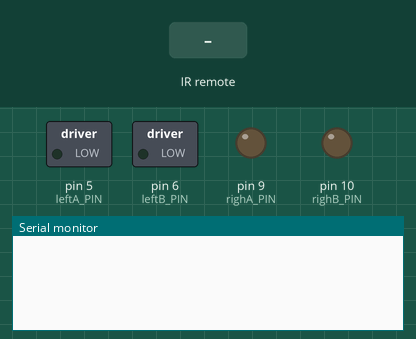
Recording of a sketch running on a simulated Arduino Uno, built with avr-gcc and run on an emulated ATmega328P. Shown: switched loads named in the sketch (green lamp = pin HIGH), output pins drawn as LEDs (lit = HIGH), the last lines printed to the serial monitor. Inputs (shaded band) come from the test bench.

Above: at 1.4 s.
1.5 s: infrared code 0xFF18E7 received
At 3.0 s:
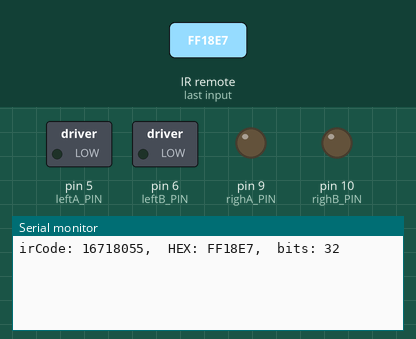
3.3 s: infrared code 0x3D9AE3F7 received
At 4.7 s:
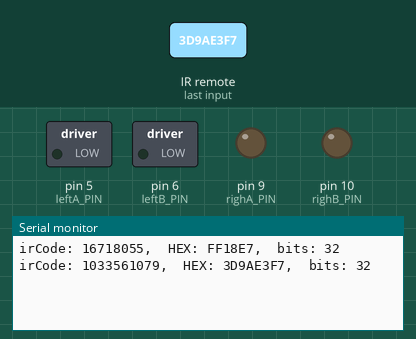
5.1 s: infrared code 0x1BC0157B received
At 6.1 s:
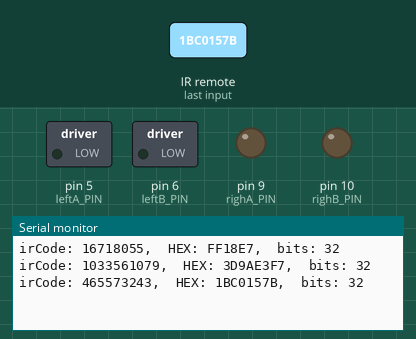

Measured:
- after the input at 1.5 s, the serial monitor: prints a new line after 0.30 s (image 1)
- after the input at 3.3 s, the serial monitor: prints a new line after 0.30 s (image 2)
- after the input at 5.1 s, the serial monitor: prints a new line after 0.31 s (image 3)

The sketch:

irec.ino
```cpp
#include <IRremote.h>  // 使用IRRemote函数库
///////////////选择///////////////
#define choose 1    //1为通过串口打印码值模式
//2为主函数运行模式


//-------------------------------------------------------------------//
//*******************************************************************//
///////////////////////////////////////////////////////////////////////
//////////////////////////////电机设置/////////////////////////////////
///////////////////////////////////////////////////////////////////////

#define leftA_PIN 5
#define leftB_PIN 6
#define righA_PIN 9
#define righB_PIN 10
void motor_pinint( );     //引脚初始化
void forward( );          //前进
void back( );             //后退
void turnLeftOrigin( );   //原地左
void turnRightOrigin( );  //原地右
void turnRightforword( ); //右前
void turnLeftforword( );  //左前
void turnLeftback( );     //左后
void turnRightback( );    //右后
void _stop();             //停车

//-------------------------------------------------------------------//
//*******************************************************************//
///////////////////////////////////////////////////////////////////////
//////////////////////////////红外遥控/////////////////////////////////
///////////////////////////////////////////////////////////////////////

const int irReceiverPin = 2;  // 红外接收器的 OUTPUT 引脚接在 PIN2 接口 定义irReceiverPin变量为PIN2接口
IRrecv irrecv(irReceiverPin); // 设置irReceiverPin定义的端口为红外信号接收端口
decode_results results;    // 定义results变量为红外结果存放位置
void rev(void);
void scan(void);

//-------------------------------------------------------------------------//

void setup()
{
  Serial.begin(9600); //9600（PC端使用）
  motor_pinint();        //电机引脚初始化
  irrecv.enableIRIn();   // 启动红外解码

}
void loop()
{


  if (choose == 1) scan();
  else if (choose == 2) rev();
}

/*电机引脚初始化*/
void motor_pinint( )
{
  pinMode (leftA_PIN, OUTPUT); //设置引脚为输出引脚
  pinMode (leftB_PIN, OUTPUT); //设置引脚为输出引脚
  pinMode (righA_PIN, OUTPUT); //设置引脚为输出引脚
  pinMode (righB_PIN, OUTPUT); //设置引脚为输出引脚
}
/**************************************************
  forward子函数——前进子函数
  函数功能：控制车前进
**************************************************/
void forward( )
{
  analogWrite(leftA_PIN, 180);
  analogWrite(leftB_PIN, 0);        //左轮前进
  analogWrite(righA_PIN, 180);
  analogWrite(righB_PIN, 0);        //右轮前进
}
/**************************************************
  back子函数——后退子函数
  函数功能：控制车后退
**************************************************/
void back( )
{
  analogWrite(leftA_PIN, 0);
  analogWrite(leftB_PIN, 180);       //左轮后退
  analogWrite(righA_PIN, 0);
  analogWrite(righB_PIN, 180);       //右轮后退
}
/**************************************************
  turnLeftOrigin子函数——原地左转子函数
  函数功能：控制车原地左转
**************************************************/
void turnLeftOrigin( )
{
  analogWrite(leftA_PIN, 0);
  analogWrite(leftB_PIN, 120);       //左轮后退
  analogWrite(righA_PIN, 120);
  analogWrite(righB_PIN, 0);         //右轮前进
}
/**************************************************
  turnRightOrigin子函数——原地右转子函数
  函数功能：控制车原地右转
**************************************************/
void turnRightOrigin( )
{
  analogWrite(leftA_PIN, 120);
  analogWrite(leftB_PIN, 0);       //左轮前进
  analogWrite(righA_PIN, 0);
  analogWrite(righB_PIN, 120);     //右轮后退
}
/**************************************************
  turnRightforword子函数——右前运动子函数
  函数功能：控制车右前
**************************************************/
void turnRightforword( )
{
  analogWrite(leftA_PIN, 200);
  analogWrite(leftB_PIN, 0);       //左轮快前进
  analogWrite(righA_PIN, 120);
  analogWrite(righB_PIN, 0);       //右轮慢前进
}
/**************************************************
  turnLeftforword子函数——左前运动子函数
  函数功能：控制车左前
**************************************************/
void turnLeftforword( )
{
  analogWrite(leftA_PIN, 120);
  analogWrite(leftB_PIN, 0);      //左轮慢前进
  analogWrite(righA_PIN, 200);
  analogWrite(righB_PIN, 0);      //右轮快前进
}
/**************************************************
  turnRightforword子函数——右后运动子函数
  函数功能：控制车右后
**************************************************/
void turnRightback( )
{
  analogWrite(leftA_PIN, 0);
  analogWrite(leftB_PIN, 200);       //左轮快后退
  analogWrite(righA_PIN, 0);
  analogWrite(righB_PIN, 120);       //右轮慢后退
}
/**************************************************
  turnLeftforword子函数——左后运动子函数
  函数功能：控制车左后
**************************************************/
void turnLeftback( )
{
  analogWrite(leftA_PIN, 0);
  analogWrite(leftB_PIN, 120);       //左轮慢后退
  analogWrite(righA_PIN, 0);
  analogWrite(righB_PIN, 200);       //右轮快后退
}
/**************************************************
  stop子函数—停止子函数
  函数功能：控制车停止
**************************************************/
void _stop()
{
  analogWrite(leftA_PIN, 0);
  analogWrite(leftB_PIN, 0);        //左轮静止不动
  analogWrite(righA_PIN, 0);
  analogWrite(righB_PIN, 0);        //右轮静止不动
}

void rev(void)
{
  if   (irrecv.decode(&results)) {   // 解码成功，把数据放入results.value变量中
    if   ((results.value == 16718055) || (results.value == 1033561079))
    {
      forward( )         ;  //2前进
      delay(500);
      _stop();
    }
    else if ((results.value == 465573243) || (results.value == 16730805) || (results.value == 304335233) || (results.value == 891929274) || (results.value == 93040025))
    {
      back( )            ;  //8后退
      delay(500);
      _stop();
    }
    else if ((results.value == 16724175) || (results.value == 814588342) || (results.value == 2534850111) || (results.value == 16724175))
    {
      turnLeftforword( ) ;  //1左前
      delay(500);
      _stop();
    }
    else if ((results.value == 16743045) || (results.value == 1635910171) || (results.value == 16743045))
    {
      turnRightforword( );  //3右前
      delay(500);
      _stop();
    }
    else if ((results.value == 1209942246) || (results.value == 851901943) || (results.value == 16728765))
    {
      turnLeftback( )    ;  //7左后
      delay(500);
      _stop();
    }
    else if ((results.value == 16732845) || (results.value == 1623741183))
    {
      turnRightback( )   ;  //9右后
      delay(500);
      _stop();
    }
    else if ((results.value == 2351064443) || (results.value == 16716015) || (results.value == 3640844469) || (results.value == 3606423579))
    {
      turnLeftOrigin( )   ;  //4原地左转
      delay(250);
      _stop();
    }
    else if ((results.value == 16734885) || (results.value == 71952287))
    {
      turnRightOrigin( )   ;  //6原地右转
      delay(250);
      _stop();
    }
    irrecv.resume();    // 继续等待接收下一组信号
  } if (results.value == 0x16)
    delay(600); //延时600毫秒，做一个简单的消抖
}
void scan(void)
{
  if (irrecv.decode(&results)) {   // 解码成功，把数据放入results变量中
    // 把数据输入到串口
    Serial.print("irCode: ");
    Serial.print(results.value, DEC); // 显示红外编码
    Serial.print(",  HEX: "); // 显示红外编码
    Serial.print(results.value, HEX); // 显示红外编码
    Serial.print(",  bits: ");
    Serial.println(results.bits); // 显示红外编码位数
    irrecv.resume();    // 继续等待接收下一组信号
  } if (results.value == 0x16)
    digitalWrite(9, HIGH);
  delay(600); //延时600毫秒，做一个简单的消抖
}
```
